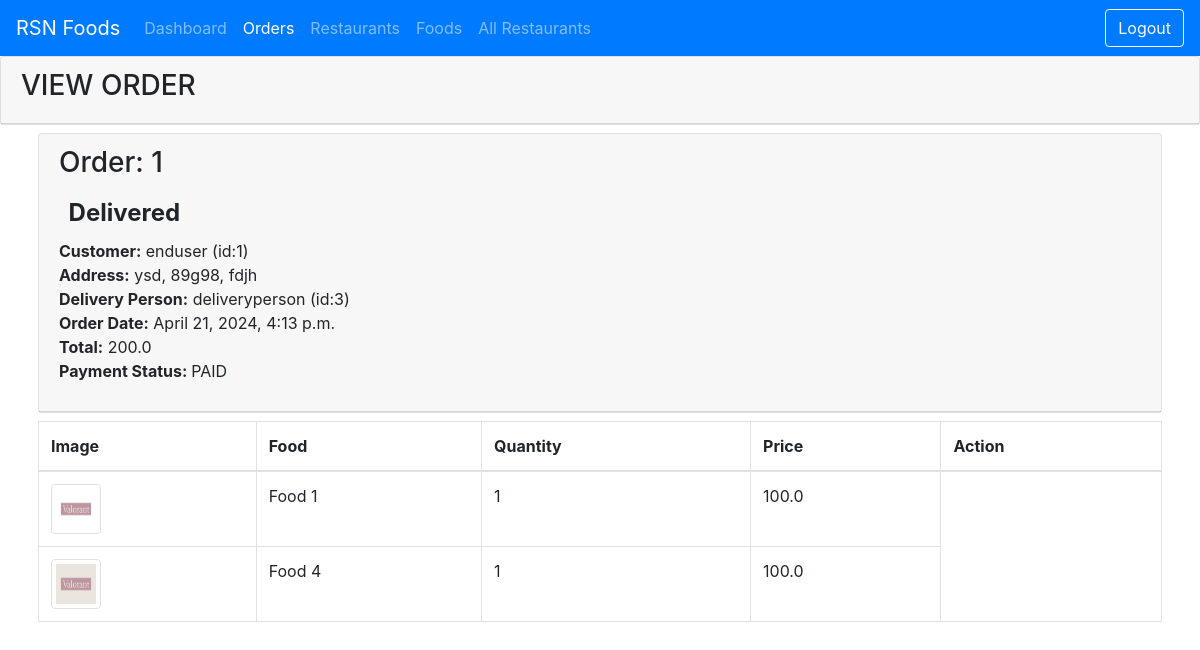
Screenshot of /res-owner/view-order/1/ (signed in) with the database file from the repository.
### rsnapp/models.py (models this page shows, shortened)
class Order(models.Model):
    CHOICES = (
        ("Pending", "Pending"),
        ("Confirmed", "Confirmed"),
        ("Cancelled", "Cancelled"),
        ("Delivering", "Delivering"),
        ("Delivered", "Delivered"),
        ("Returned", "Returned"),
    )
    PAYMENT_CHOICES = (
        ("PAID", "PAID"),
        ("UNPAID", "UNPAID"),
    )
    user = models.ForeignKey(User, on_delete=models.CASCADE)
    restaurant = models.ForeignKey(Restaurant, on_delete=models.CASCADE)
    total = models.FloatField(default=0.0)
    status = models.CharField(max_length=20, default="Pending", choices=CHOICES)
    payment_status = models.CharField(
        max_length=20, default="UNPAID", choices=PAYMENT_CHOICES
    )
    created_at = models.DateTimeField(default=timezone.now)
    updated_at = models.DateTimeField(auto_now=True)
    delivery_person = models.ForeignKey(
        User,
        on_delete=models.CASCADE,
        related_name="delivery_person",
        null=True,
        blank=True,
    )
    delivery_address = models.TextField(max_length=1000, default="")
    class Meta:
        db_table = "order"
        verbose_name = "Order"
        verbose_name_plural = "Orders"

class OrderItem(models.Model):
    order = models.ForeignKey(Order, related_name="items", on_delete=models.CASCADE)
    food = models.ForeignKey(Food, on_delete=models.CASCADE)
    quantity = models.PositiveIntegerField(default=1)
    class Meta:
        db_table = "order_item"
        verbose_name = "OrderItem"
        verbose_name_plural = "OrderItems"

class Food(models.Model):
    name = models.CharField(max_length=100)
    description = models.TextField(null=True, blank=True)
    image = models.ImageField(upload_to="food", null=True, blank=True)
    price = models.FloatField(default=0.0)
    restaurant = models.ForeignKey(Restaurant, on_delete=models.CASCADE)
    show_on_site = models.BooleanField(default=False)  # handled by admin
    class Meta:
        db_table = "food"
        verbose_name = "Food"
        verbose_name_plural = "Foods"

### rsnapp/decorators.py (the view)
        def wrapper_func(request, *args, **kwargs):
            if not request.user.is_authenticated:
                return redirect("flogin")
            try:
                if request.userEx.user_type in allowed:
                    print("allowed")
                    return view_func(request, *args, **kwargs)
                raise Exception("You are not authorized to view this page.")
            except Exception:
                print("not allowed")
                return render(
                    request,
                    "error.html",
                    {"error": "You are not authorized to view this page."},
                )

### rsnapp/views.py (called while the page is built, shortened)
@restricted_access(allowed=["RestaurantOwner"])
def ro_view_order(request, id):
    order = Order.objects.get(id=id)
    items = OrderItem.objects.filter(order=order)
    return render(
        request, "res-owner/view_order.html", context={"order": order, "items": items}
    )

### templates/res-owner/view_order.html (shortened to what this page needs)
{% extends './owner-base.html' %}
{% load static %}
{% block res_content %}
  <div class="container p-2">
    <div class="card">
      <div class="card-header">
        <h3 class="card-title">Order: {{ order.id }}</h3>
        <h2><span class="badge">{{ order.status }}</span></h2>
        <p>
          <strong>Customer:</strong> {{ order.user }} (id:{{ order.user.id }})<br />
          <strong>Address:</strong> {{ order.delivery_address }}<br />
          <strong>Delivery Person:</strong> {{ order.delivery_person }} (id:{{ order.delivery_person.id }})<br />
          <strong>Order Date:</strong> {{ order.created_at }}<br />
          <strong>Total:</strong> {{ order.total }}<br />
          <strong>Payment Status:&nbsp;</strong>{{ order.payment_status }}
        </p>
      </div>
    </div>
    <div class="items my-2">
      <table class="table table-bordered">
        <thead>
          <tr>
            <th>Image</th>
            <th>Food</th>
            <th>Quantity</th>
            <th>Price</th>
            <th>Action</th>
          </tr>
        </thead>
        <tbody>
          {% for item in items %}
            <tr>
              <td>
                <img src="{% get_media_prefix %}{{ item.food.image }}" alt="{{ item.food.name }}" class="img-thumbnail" style="width: 50px; height: 50px;" />
              </td>
              <td>{{ item.food.name }}</td>
              <td>{{ item.quantity }}</td>
              <td>{{ item.food.price }}</td>
            </tr>
          {% endfor %}
        </tbody>
      </table>
    </div>
  </div>
{% endblock %}

### rows the page displays
Order: id "1", status "Delivered", user "enduser", user.id "1", delivery_address "ysd, 89g98, fdjh", delivery_person "deliveryperson", delivery_person.id "3", created_at "April 21, 2024, 4:13 p.m.", total "200.0", payment_status "PAID"
OrderItem: food.image (picture), food.name "Food 1", quantity "1", food.price "100.0"
OrderItem: food.image (picture), food.name "Food 4", quantity "1", food.price "100.0"
